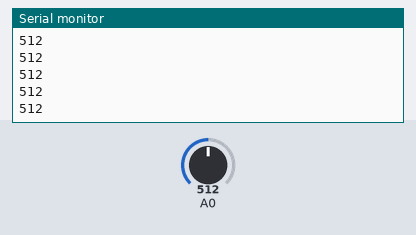
Simulated run of this sketch. Board: Arduino Uno, built with avr-gcc and run on an emulated ATmega328P. On the bench: the last lines printed to the serial monitor. Inputs (shaded band) come from the test bench; at power-on: A0 = 512.

Above: at 1.2 s.
1.3 s: A0 set to 716
At 1.8 s:
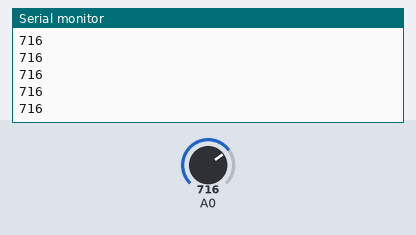
2.8 s: A0 set to 900
At 3.7 s:
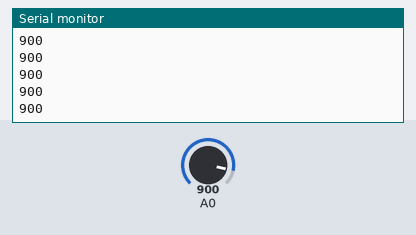
Timing chart, 0 to 5.8 s (numbered marks = the images above; inputs shaded):
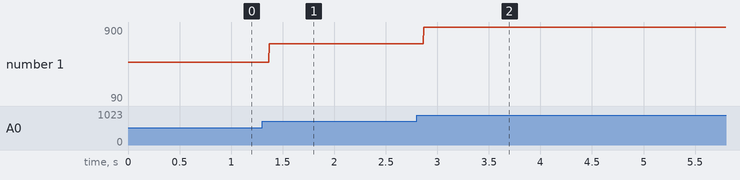

The sketch:

moisture_sensor_driver.ino.ino
```cpp
int moisture_level = 0;
#define moisture_pin A0;


void setup() {
  Serial.begin(9600);
  // put your setup code here, to run once:

}

void loop() {

  moisture_level = analogRead(A0);
  delay(2);
  Serial.println(moisture_level);


  // put your main code here, to run repeatedly:

}
```

Measured:
- after the input at 1.3 s, the serial monitor: prints a new line after 0.07 s (image 1)
- after the input at 2.8 s, the serial monitor: prints a new line after 0.07 s (image 2)
- plotted number 1: 512 → 716 after the input at 1.3 s, 716 → 90 after the input at 2.8 s
